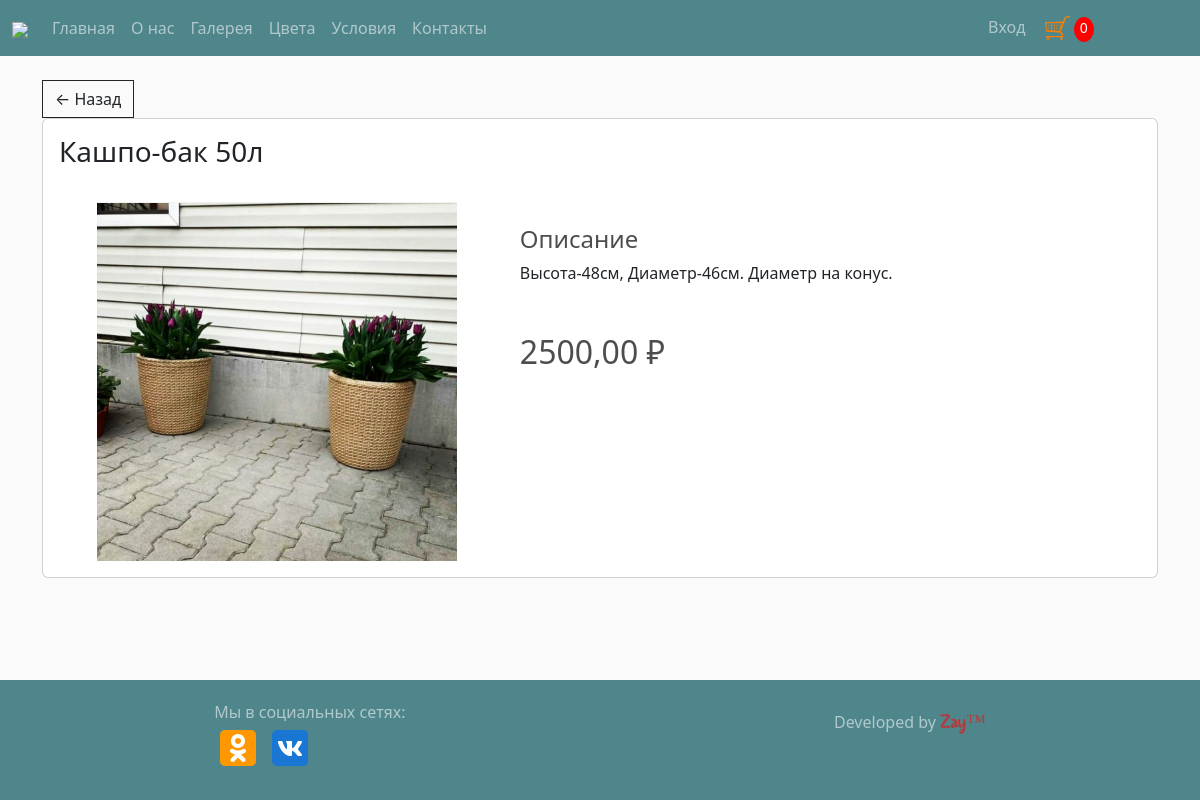
Page /product/9 on the committed database.
### store/models.py (models this page shows, shortened)
class Product(models.Model):
    name = models.CharField(max_length=200)
    price = models.FloatField()
    description = models.CharField(max_length=200,null=True, blank=True)
    is_active = models.BooleanField(default=False)
    image = models.ImageField(null=True, blank=True,upload_to='product_photo/%Y/%m/%d/')
    category = models.ForeignKey(Category, on_delete=models.PROTECT)
    digital = models.BooleanField(default=False,null=True,blank=False)
    discount = models.IntegerField(default=0,null=True,blank=False)
    price_without_discount = models.FloatField(null=True,blank=False)
    @property
    def imageURL(self):
        try:
            url = self.image.url
        except:
            url = '/media/placeholder.png'
        return url

### store/views.py (the view)
# urls.py: path('product/<int:pk>', ProductDetail.as_view(), name='product'),
class ProductDetail(DetailView):
    model = Product
    template_name = 'store/product.html'
    context_object_name = 'product'
    def get_context_data(self, **kwargs):
        context = super().get_context_data(**kwargs)
        if self.request.user.is_authenticated:
            data = utils.cartData(self.request)
            context['cartItems'] = data['cartItems']
        else:
            cookiesCart = utils.cookiesCart(self.request)
            context['cartItems'] = cookiesCart['cartItems']
        return context

### store/utils.py (called while the page is built, shortened)
def cookiesCart(request):
    try:
        cart = json.loads(request.COOKIES['cart'])
    except:
        cart = {}
    items = []
    order = {'get_cart_total': 0, 'get_cart_items': 0}
    cartItems = order['get_cart_items']
    return {'items': items, 'order': order, 'cartItems': cartItems, 'shipping': True}

### store/templates/store/product.html (shortened to what this page needs)
{% extends 'store/main.html' %}
{% load static %}
{% block content %}
 <a class="btn btn-outline-dark" href="{% url 'category' pk=product.category.pk %}">&#x2190; Назад</a>
 <div class="card">
        <div class="card-body">
            <h3 class="card-title">{{ product.name }}</h3>
            <div class="row">
                <div class="col-lg-5 col-md-5 col-sm-6">
                    <br>
                    <div class="white-box text-center"><img src="{{ product.imageURL }}" class="img-responsive" width="360"></div>
                </div>
                <div class="col-lg-7 col-md-7 col-sm-6">
                    <h4 class="box-title mt-5">Описание</h4>
                    <p>{{ product.description }}</p>
                    <h2 class="mt-5">
                        {{ product.price|floatformat:2  }} &#8381;
                    </h2>
                </div>
            </div>
        </div>
    </div>
{% endblock %}

### static/css/main.css (style rules this page uses)
html { height: 100%; }
body { background-color: hsl(0, 0%, 98%); margin: 0; min-height: 100%; display: grid; grid-template-rows: auto 1fr auto; }
h1,h2,h3,h4,h5,h6 { color:hsl(0, 0%, 30%); }
.btn { border-radius: 0; }

### rows in the picture
Product: name "Кашпо-бак 50л", imageURL (picture), description "Высота-48см, Диаметр-46см. Диаметр на конус.", price "2500,00"

### other values in the picture
{{ cartItems }} "0"
